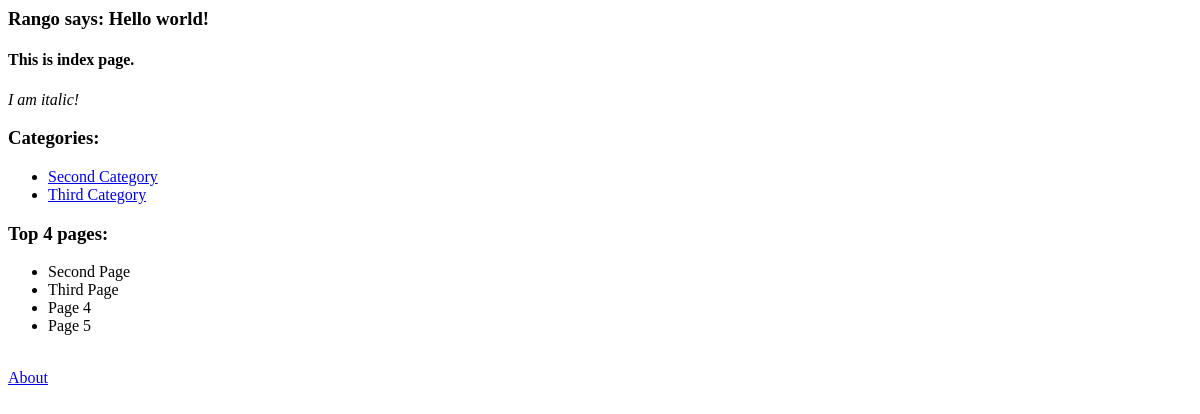
The app's page /rango/, older data.
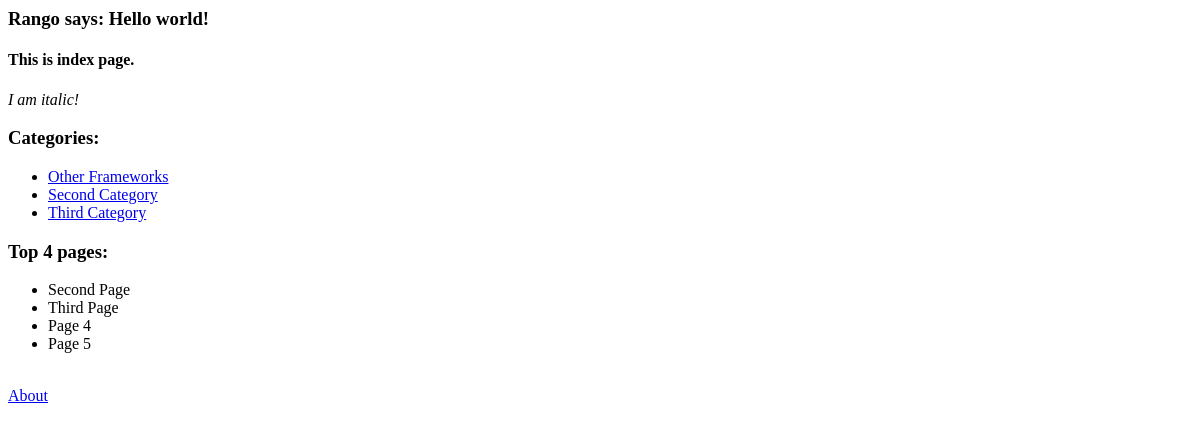
The same page, newer data.
### rango/models.py (models this page shows, shortened)
class Category(models.Model):
	name = models.CharField(max_length=128, unique=True)
	views = models.IntegerField(default=0)
	likes = models.IntegerField(default=0)
	pub_date = models.DateTimeField('date published', default=timezone.now)
	slug = models.SlugField()

class Page(models.Model):
	category = models.ForeignKey(Category)
	title = models.CharField(max_length=128)
	url = models.URLField()
	views = models.IntegerField(default=0)

### rango/views.py (the view)
def index(request):
	categories = Category.objects.order_by('name')
	pages = Page.objects.order_by('-views')
	context = { 'italicmessage': 'I am italic!',
				'categories': categories,
			    'pages': pages }
	return render(request, 'rango/index.html', context)

### rango/templates/rango/index.html
<h3>Rango says: Hello world!</h3>
<h4>This is index page.</h4>
<i>{{ italicmessage }}</i>
{% if categories %}
	<h3>Categories:</h3>
	<ul>
		{% for category in categories %}
		<li><a href='/rango/category/{{ category.slug }}'>{{ category.name }}</a></li>
		{% endfor %}
	</ul>
{% else %}
	<b>There are no categories present.</b>
{% endif %}
{% if pages %}
	<h3>Top {{ pages|length }} pages:</h3>
	<ul>
		{% for page in pages %}
		<li>{{ page.title }}</li>
		{% endfor %}
	</ul>
{% endif %}
<br/> <a href='/rango/about'>About</a>

Row changes from the older to the newer data that the page shows:
added Category: name "Other Frameworks"
